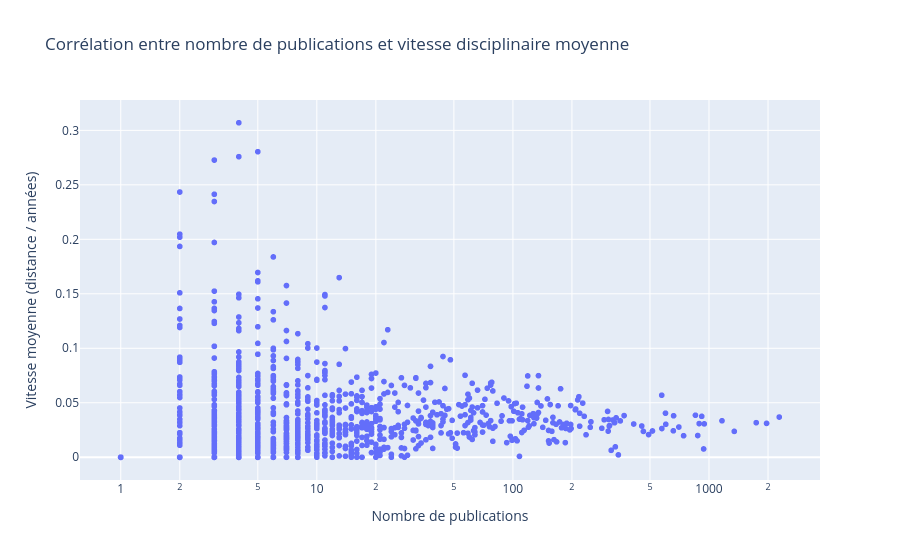

The cell this chart's notebook holds for it:
### Markdown cell above
## vitesse

### Code cell
import pandas as pd
import numpy as np
import plotly.express as px
from collections import defaultdict

# === 1. Chargement des coordonnées t-SNE ===
df_coords = pd.read_csv("../data/coordinates.csv")
coord_cols = [c for c in df_coords.columns if c != "disc"]
disc_to_coord = {
    row["disc"]: row[coord_cols].to_numpy()
    for _, row in df_coords.iterrows()
}

# === 2. Chargement des publications auteur ===
df_pub = pd.read_parquet("../data/author_publications_dir/X.parquet")
# Colonnes : ['author', 'discipline', 'year']

# === 3. Fonction pour récupérer publications d'un auteur ===
def get_author_publications_fast(author_name):
    sub = df_pub[df_pub["author"].str.lower() == author_name.lower()]
    if sub.empty:
        return {}

    grouped = sub.groupby(["year", "discipline"]).size().reset_index(name="count")

    result = defaultdict(lambda: defaultdict(int))
    for _, row in grouped.iterrows():
        result[row["year"]][row["discipline"]] = row["count"]
    return result

# === 4. Calcul vitesse moyenne pour un auteur ===
def compute_average_speed(author_name):
    pub_data = get_author_publications_fast(author_name)
    if not pub_data:
        return 0, 0, 0  # (nb_publications, distance_totale, vitesse_moyenne)

    all_years = sorted(pub_data)
    trajectory = []

    total_pubs = sum(
        sum(pub_data[y].values())
        for y in pub_data
    )

    for idx, year in enumerate(all_years):
        aggregated = defaultdict(int)
        selected_years = all_years[:idx + 1]
        for y in selected_years:
            for disc, count in pub_data[y].items():
                aggregated[disc] += count

        total = sum(aggregated.values())
        coords = np.array([
            disc_to_coord[disc] * weight / total
            for disc, weight in aggregated.items()
            if disc in disc_to_coord
        ])
        if len(coords) == 0:
            continue
        bary = np.sum(coords, axis=0)
        trajectory.append(bary)

    # Distance totale parcourue
    total_distance = 0
    for i in range(len(trajectory) - 1):
        total_distance += np.linalg.norm(trajectory[i+1] - trajectory[i])

    # Calcul de la vitesse moyenne (distance / nombre d'années)
    nb_years = max(all_years) - min(all_years) + 1
    avg_speed = total_distance / nb_years if nb_years > 0 else 0

    return total_pubs, total_distance, avg_speed

# === 5. Prendre un échantillon de 2000 auteurs aléatoires ===
authors = df_pub["author"].unique()
sample_authors = np.random.choice(authors, size=min(5009, len(authors)), replace=False)

# === 6. Calcul pour l'échantillon ===
records = []
for author in sample_authors:
    total_pubs, total_dist, avg_speed = compute_average_speed(author)
    records.append({
        "author": author,
        "publications": total_pubs,
        "distance": total_dist,
        "avg_speed": avg_speed
    })

df_analysis = pd.DataFrame(records)

# === 7. Scatter plot (vitesse vs publications) ===
fig = px.scatter(
    df_analysis,
    x="publications",
    log_x=True,
    y="avg_speed",
    hover_name="author",
    title="Corrélation entre nombre de publications et vitesse disciplinaire moyenne",
    labels={"publications": "Nombre de publications", "avg_speed": "Vitesse moyenne (distance / années)"}
)

fig.show()

# === 8. Corrélation Pearson ===
corr = df_analysis[["publications", "avg_speed"]].corr().iloc[0, 1]
print(f"Corrélation (échantillon) : {corr:.3f}")

### Figure 1 — Plotly figure (JSON) as saved in the notebook; plotly's stock layout.template omitted (floating-point values rounded to 4 significant figures; data arrays with more than 128 entries replaced by an {"elided": "..."} marker saying what was removed)
{"data": [{"hovertemplate": "<b>%{hovertext}</b><br><br>Nombre de publications=%{x}<br>Vitesse moyenne (distance / années)=%{y}<extra></extra>", "hovertext": {"elided": "2147 str values"}, "legendgroup": "", "marker": {"color": "#636efa", "symbol": "circle"}, "mode": "markers", "name": "", "showlegend": false, "type": "scattergl", "x": {"elided": "2147 int values"}, "xaxis": "x", "y": {"elided": "2147 float values"}, "yaxis": "y"}], "layout": {"legend": {"tracegroupgap": 0}, "title": {"text": "Corrélation entre nombre de publications et vitesse disciplinaire moyenne"}, "xaxis": {"anchor": "y", "domain": [0, 1], "title": {"text": "Nombre de publications"}, "type": "log"}, "yaxis": {"anchor": "x", "domain": [0, 1], "title": {"text": "Vitesse moyenne (distance / années)"}}}}
